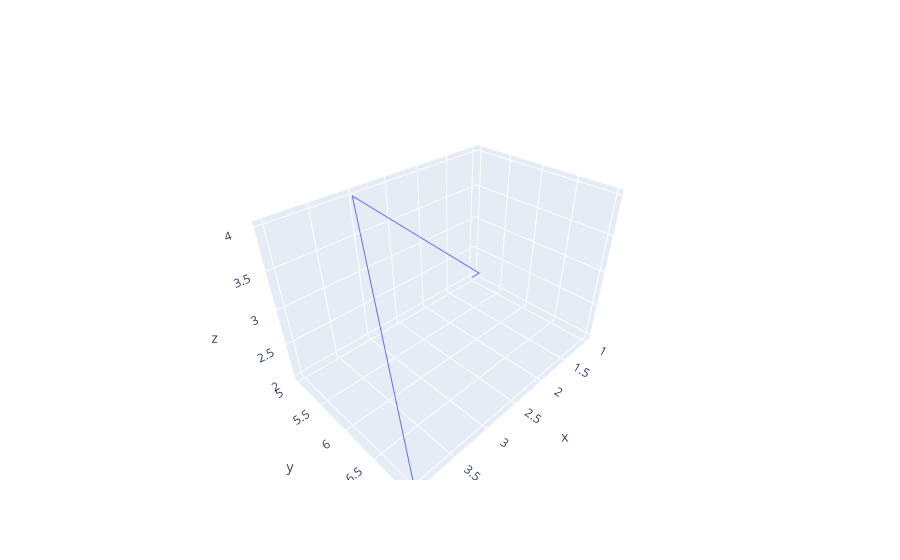

The cell this chart's notebook holds for it:
### Code cell
fig = go.Figure()
fig.add_trace(go.Scatter3d(x=[1,2,3,4] , y=[5,6,5,7] , z=[2,3,4,2], mode='lines'))
fig.show()

### Figure 1 — Plotly figure (JSON) as saved in the notebook; plotly's stock layout.template omitted (floating-point values rounded to 4 significant figures)
{"data": [{"mode": "lines", "type": "scatter3d", "x": [1, 2, 3, 4], "y": [5, 6, 5, 7], "z": [2, 3, 4, 2]}], "layout": {}}
